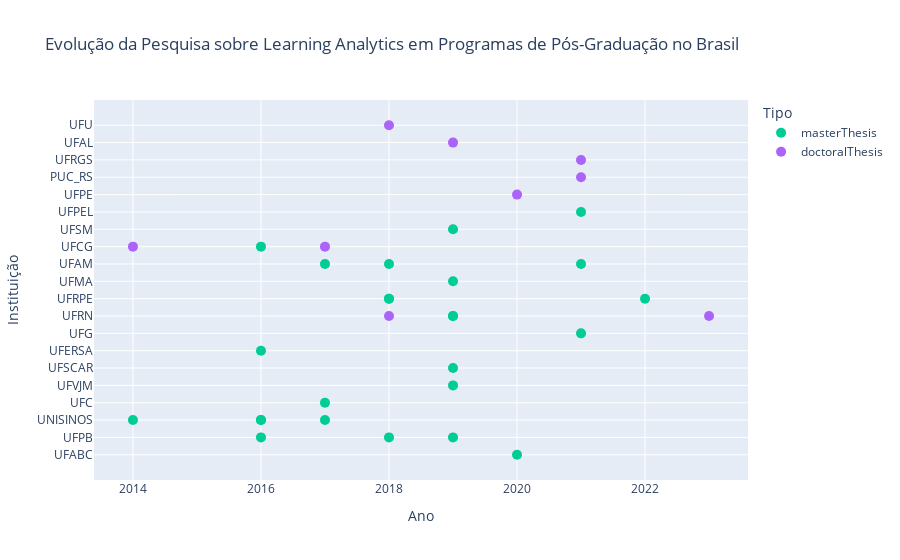

The cell this chart's notebook holds for it:
### Code cell
colors = {'Tipo1': 'blue', 'Tipo2': 'red'}
fig = px.scatter(df, x='Ano', y='Instituição', color='Tipo', color_discrete_map=colors, title="Evolução da Pesquisa sobre Learning Analytics em Programas de Pós-Graduação no Brasil")
fig.update_traces(marker=dict(size=10))
fig.show()

### Figure 1 — Plotly figure (JSON) as saved in the notebook; plotly's stock layout.template omitted (floating-point values rounded to 4 significant figures)
{"data": [{"hovertemplate": "Tipo=masterThesis<br>Ano=%{x}<br>Instituição=%{y}<extra></extra>", "legendgroup": "masterThesis", "marker": {"color": "#00cc96", "size": 10, "symbol": "circle"}, "mode": "markers", "name": "masterThesis", "orientation": "h", "showlegend": true, "type": "scatter", "x": [2020, 2016, 2017, 2019, 2017, 2019, 2019, 2016, 2016, 2021, 2019, 2018, 2018, 2022, 2019, 2019, 2017, 2018, 2018, 2014, 2016, 2016, 2019, 2021, 2021], "xaxis": "x", "y": ["UFABC", "UFPB", "UNISINOS", "UFPB", "UFC", "UFVJM", "UFSCAR", "UFERSA", "UNISINOS", "UFG", "UFRN", "UFRPE", "UFRPE", "UFRPE", "UFRN", "UFMA", "UFAM", "UFPB", "UFAM", "UNISINOS", "UNISINOS", "UFCG", "UFSM", "UFAM", "UFPEL"], "yaxis": "y"}, {"hovertemplate": "Tipo=doctoralThesis<br>Ano=%{x}<br>Instituição=%{y}<extra></extra>", "legendgroup": "doctoralThesis", "marker": {"color": "#ab63fa", "size": 10, "symbol": "circle"}, "mode": "markers", "name": "doctoralThesis", "orientation": "h", "showlegend": true, "type": "scatter", "x": [2020, 2014, 2021, 2018, 2021, 2017, 2023, 2019, 2018], "xaxis": "x", "y": ["UFPE", "UFCG", "PUC_RS", "UFRN", "UFRGS", "UFCG", "UFRN", "UFAL", "UFU"], "yaxis": "y"}], "layout": {"legend": {"title": {"text": "Tipo"}, "tracegroupgap": 0}, "title": {"text": "Evolução da Pesquisa sobre Learning Analytics em Programas de Pós-Graduação no Brasil"}, "xaxis": {"anchor": "y", "domain": [0, 1], "title": {"text": "Ano"}}, "yaxis": {"anchor": "x", "domain": [0, 1], "title": {"text": "Instituição"}}}}
